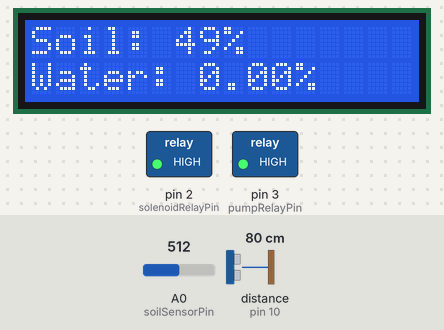
Bench run of a sketch on a simulated Arduino Uno, built with avr-gcc and run on an emulated ATmega328P. On the bench: 16×2 character LCD, switched loads named in the sketch (green lamp = pin HIGH). Wiring (inferred from the names in the program): ultrasonic range finder: trigger pin 9; echo pin 10. The inputs (shaded band) are chosen by the test bench; at power-on: distance to the obstacle (sensor on pin 10) 80 cm, A0 (soilSensorPin) = 512. The echo pulse lasts 58.3 µs per cm; pins used as bus, display or sensor lines are not drawn.

Above: at 3.2 s.
3.3 s: distance to the obstacle (sensor on pin 10) set to 5 cm
At 5.3 s:
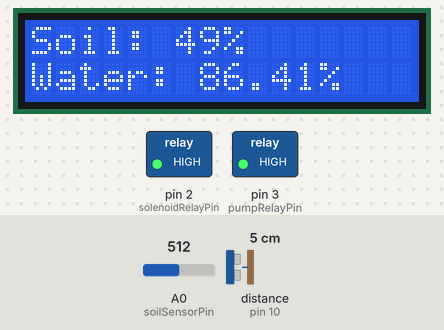
5.7 s: distance to the obstacle (sensor on pin 10) set to 2 cm
At 7.0 s:
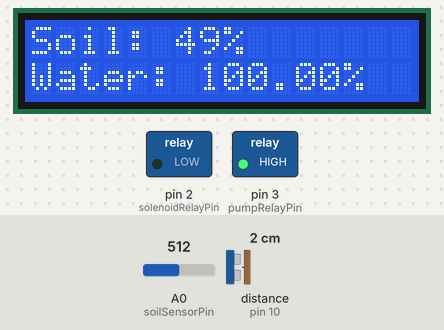
7.3 s: A0 (soilSensorPin) set to 701
At 8.5 s:
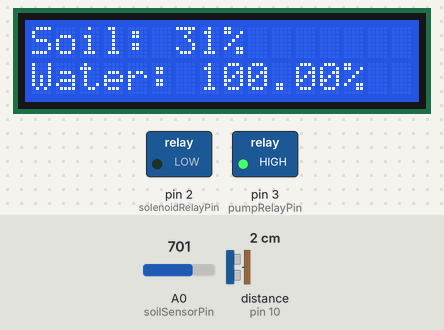
8.8 s: A0 (soilSensorPin) set to 728
At 9.3 s:
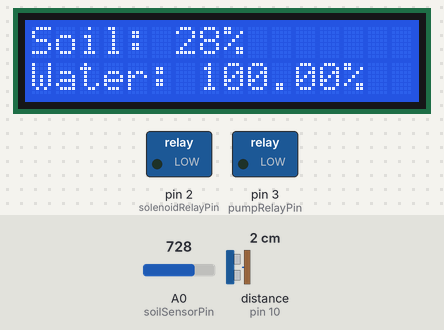
10.4 s: distance to the obstacle (sensor on pin 10) set to 4 cm
At 12.5 s:
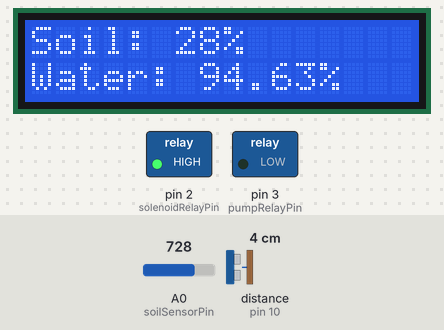
13.0 s: A0 (soilSensorPin) set to 716
At 14.1 s:
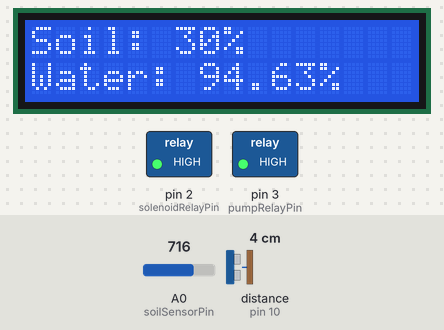
Timing chart, 0 to 15.6 s (numbered marks = the images above; inputs shaded):
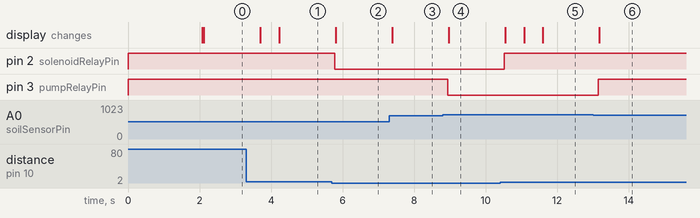

Measured:
- the behaviour switches between 4 and 3 cm on distance to the obstacle (sensor on pin 10) (found by bisection; images 1 and 2)
- the behaviour switches between 716 and 717 on A0 (soilSensorPin) (found by bisection; images 3 and 4)
- after the input at 3.3 s, the display: first changes after 0.40 s (image 1 shows a later state)
- after the input at 5.7 s, pin 2 (solenoidRelayPin): HIGH → LOW after 0.08 s; the display: changes after 0.10 s (image 2)
- after the input at 7.3 s, the display: changes after 0.08 s (image 3)
- after the input at 8.8 s, pin 3 (pumpRelayPin): HIGH → LOW after 0.14 s; the display: changes after 0.17 s (image 4)
- after the input at 10.4 s, pin 2 (solenoidRelayPin): LOW → HIGH after 0.12 s; the display: changes after 0.15 s (image 5)
- after the input at 13.0 s, pin 3 (pumpRelayPin): LOW → HIGH after 0.15 s; the display: changes after 0.18 s (image 6)

The sketch:

iepoma.ino
```cpp
#include <LiquidCrystal_I2C.h>
#include <Wire.h>

// Inisialisasi LCD (alamat I2C default 0x27, ukuran 16x2)
LiquidCrystal_I2C lcd(0x27, 16, 2);

// Pin untuk sensor ultrasonik
const int trigPin = 9;
const int echoPin = 10;

// Pin untuk sensor kelembapan tanah
const int soilSensorPin = A0;

// Pin untuk relay solenoid valve dan pompa air
const int solenoidRelayPin = 2;
const int pumpRelayPin = 3;

// Variabel untuk menyimpan nilai sensor
float waterLevel = 0.0; // Tinggi air dalam persen
int soilMoisture = 0;   // Nilai kelembapan tanah dalam persen

// Konstanta untuk logika sistem
const int minSoilMoisture = 30; // Batas kelembapan tanah minimum dalam persen
const float maxWaterHeight = 15.2; // Tinggi maksimum tangki dalam cm
const float minWaterHeight = 3.0;  // Tinggi minimum untuk air

void setup() {
  // Inisialisasi pin
  pinMode(trigPin, OUTPUT);
  pinMode(echoPin, INPUT);
  pinMode(solenoidRelayPin, OUTPUT);
  pinMode(pumpRelayPin, OUTPUT);

  // Matikan semua relay di awal
  digitalWrite(solenoidRelayPin, HIGH);
  digitalWrite(pumpRelayPin, HIGH);

  // Inisialisasi LCD
  lcd.init();
  lcd.backlight();
  lcd.setCursor(0, 0);
  lcd.print("System Starting");
  delay(2000);
  lcd.clear();
}

void loop() {
  // Baca ketinggian air
  waterLevel = readWaterLevel();

  // Baca kelembapan tanah
  soilMoisture = readSoilMoisture();

  // Logika kontrol solenoid valve
  if (waterLevel == 100) {
    digitalWrite(solenoidRelayPin, LOW); // Buka solenoid valve jika water level 100%
  } else {
    digitalWrite(solenoidRelayPin, HIGH); // Tutup solenoid valve jika water level < 100%
  }

  // Logika kontrol pompa air
  if (soilMoisture < minSoilMoisture) {
    digitalWrite(pumpRelayPin, LOW); // Aktifkan pompa air
  } else {
    digitalWrite(pumpRelayPin, HIGH); // Matikan pompa air
  }

  // Update LCD
  updateLCD(waterLevel, soilMoisture);

  delay(500); // Delay untuk pembacaan ulang
}

float readWaterLevel() {
  // Mengirimkan pulsa trig ultrasonic
  digitalWrite(trigPin, LOW);
  delayMicroseconds(2);
  digitalWrite(trigPin, HIGH);
  delayMicroseconds(10);
  digitalWrite(trigPin, LOW);

  // Menghitung waktu pantulan echo dengan batas waktu (timeout)
  long duration = pulseIn(echoPin, HIGH, 30000); // Timeout dalam mikrodetik (30 ms)

  // Jika tidak ada pantulan (timeout), kembalikan nilai di luar jangkauan
  if (duration == 0) {
    return 0; // Nilai di luar jangkauan (atau nilai arbitrer)
  }

// Konversi waktu ke jarak (cm)
  float distance = (duration * 0.034) / 2;

  // Konversi jarak ke persentase
  float waterPercentage = 100.0 * (maxWaterHeight - distance) / (maxWaterHeight - minWaterHeight);
  waterPercentage = constrain(waterPercentage, 0, 100); // Pastikan berada di rentang 0-100%

  return waterPercentage; // Kembalikan nilai dalam persen
}

int readSoilMoisture() {
  // Baca nilai analog dari sensor kelembapan tanah
  int sensorValue = analogRead(soilSensorPin);

  // Konversi ke persen (asumsi nilai sensor 0-1023)
  int moisturePercent = map(sensorValue, 1023, 0, 0, 100);
  moisturePercent = constrain(moisturePercent, 0, 100); // Batasi ke 0-100%

  return moisturePercent;
}

void updateLCD(float waterLevel, int soilMoisture) {
  lcd.clear();

  // Baris pertama: Tampilkan kelembapan tanah
  lcd.setCursor(0, 0);
  lcd.print("Soil: ");
  lcd.print(soilMoisture);
  lcd.print("%");

  // Baris kedua: Tampilkan ketinggian air
  lcd.setCursor(0, 1);
  lcd.print("Water: ");
  lcd.print(waterLevel);
  lcd.print("%");
}
```
